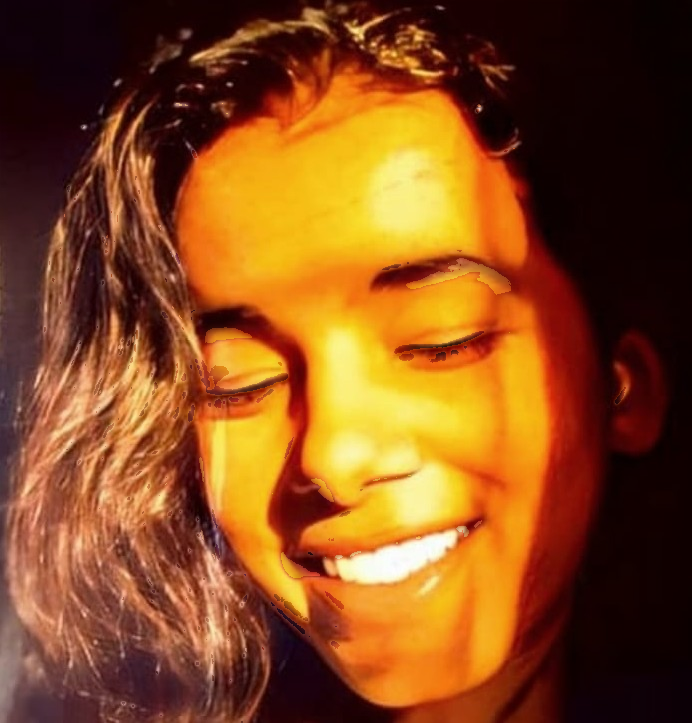
#> input picture corrected.jpg, 692 x 723 px, given in place of original.png, which was not available
$ python correct_eyes.py   (older library calls are emulated)
#> lines starting #> are read from the running program, lines starting #| are printed output that depends on the picture; after the words box and inside, x2 and y2 are one past the last pixel; in counts of white or black regions, pixels touching at a corner belong together; pictures that were not available may be replaced by others from this repository, and a replacement may not be noted
# [98 lines of commented-out code are left out]


import cv2
import numpy as np
from PIL import Image

def load_image(image_path):
    return cv2.cvtColor(np.array(Image.open(image_path).convert("RGB")), cv2.COLOR_RGB2BGR)

def detect_eyes(face_image):
    gray = cv2.cvtColor(face_image, cv2.COLOR_BGR2GRAY)
    gray = np.uint8(gray)  # Ensure grayscale image is in 8-bit format

    face_cascade = cv2.CascadeClassifier(cv2.data.haarcascades + 'haarcascade_frontalface_default.xml')
    eye_cascade = cv2.CascadeClassifier(cv2.data.haarcascades + 'haarcascade_eye.xml')

    if face_cascade.empty() or eye_cascade.empty():
        raise RuntimeError("Error loading Haar cascades. Ensure OpenCV is installed with the haarcascades folder.")

    faces = face_cascade.detectMultiScale(gray, scaleFactor=1.3, minNeighbors=5, minSize=(50, 50))
    mask = np.zeros_like(gray, dtype=np.uint8)

    for (x, y, w, h) in faces:
        roi_gray = gray[y:y+h, x:x+w]
        roi_color = face_image[y:y+h, x:x+w]
        eyes = eye_cascade.detectMultiScale(roi_gray, scaleFactor=1.1, minNeighbors=10, minSize=(20, 20))
        for (ex, ey, ew, eh) in eyes:
            cv2.rectangle(mask, (x+ex, y+ey), (x+ex+ew, y+ey+eh), 255, -1)

    return mask

def generate_correction_video(original_path, warped_path, diff_map_path, output_video_path, lower=0, upper=100, fps=10):
#> called with output_video_path = 'correction_transition.mp4', lower = 0, upper = 100, fps = 10
    original = load_image(original_path).astype(np.float32)
    warped = load_image(warped_path).astype(np.float32)
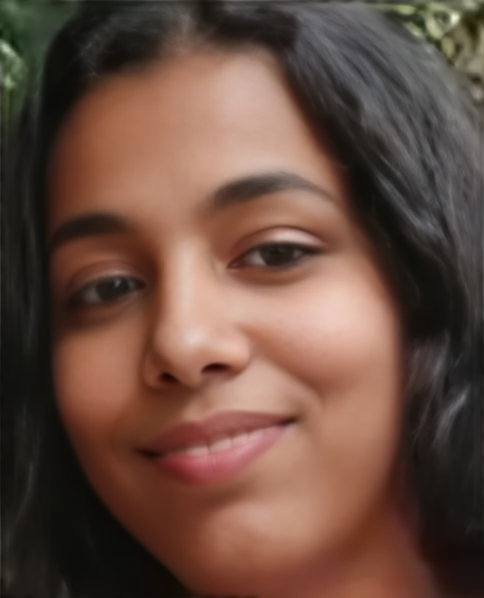
#> input picture corrected_eyes_0%.png, 484 x 598 px, given in place of average_image.png, which was not available
    diff_map = load_image(diff_map_path)

    # Convert difference map to grayscale for intensity values
    diff_gray = cv2.cvtColor(diff_map, cv2.COLOR_BGR2GRAY)
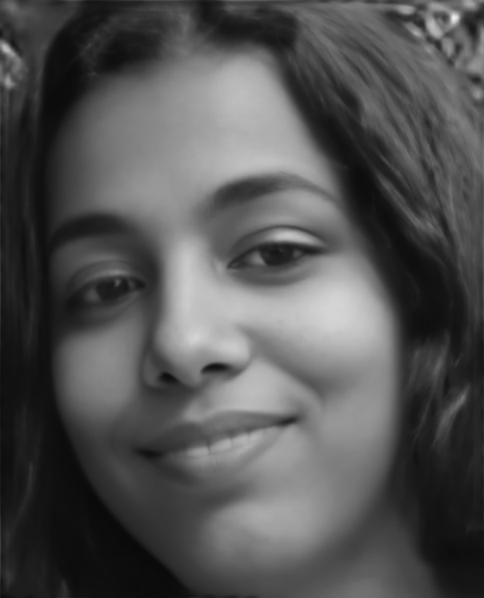
#> diff_gray: shape (598, 484); min 9, max 236, mean 83

    # Apply Gaussian blur to smooth the transition
    diff_gray = cv2.GaussianBlur(diff_gray, (11, 11), 5)

    # Detect eye regions
    eye_mask = detect_eyes(original)
#> in detect_eyes, `gray = cv2.cvtColor(face_image, cv2.COLOR_BGR2GRAY)`:
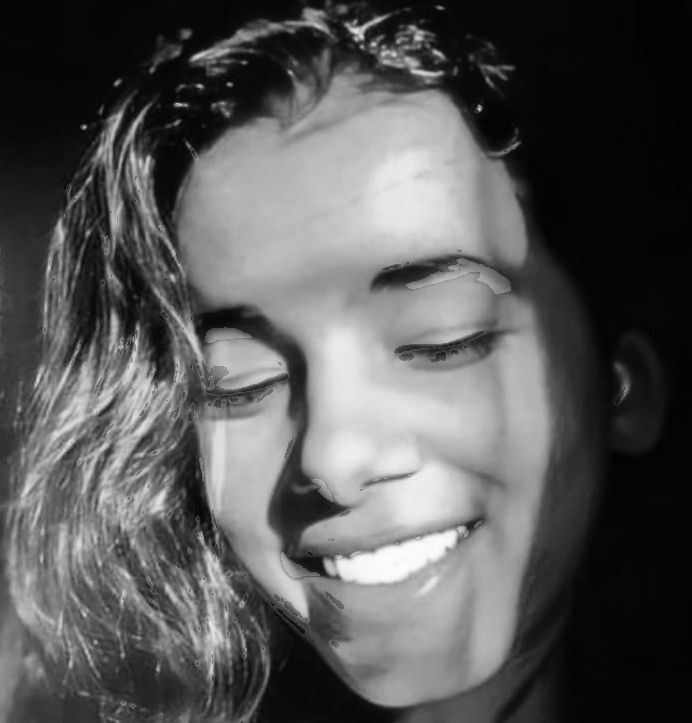
#> gray: shape (723, 692) float32; min 1.2, max 253.9, mean 88.5
#> in detect_eyes, `faces = face_cascade.detectMultiScale(gray, scaleFactor=1.3, minNeighb..`: faces = [[65, 112, 543, 543]]
#> the loop in detect_eyes, `for (x, y, w, h) in faces:` made 1 pass
#> (x, y, w, h, eyes) on pass 1: (65, 112, 543, 543, [[405, 351, 38, 38], [385, 396, 38, 38]])
#> pass 1, in detect_eyes, `roi_gray = gray[y:y+h, x:x+w]`:
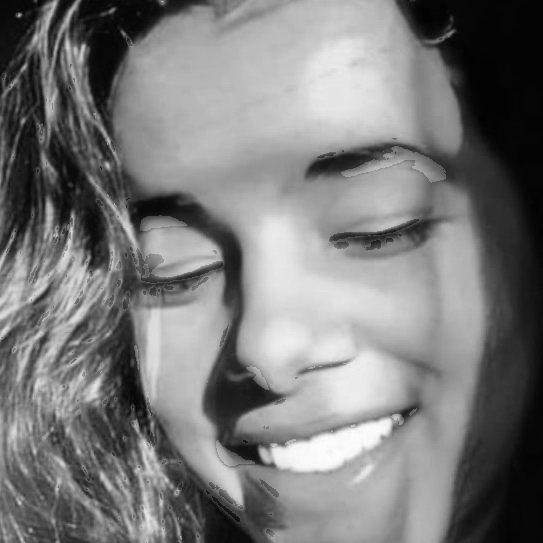
#> roi_gray: shape (543, 543); min 1, max 253, mean 121.7
#> pass 1, in detect_eyes, `roi_color = face_image[y:y+h, x:x+w]`:
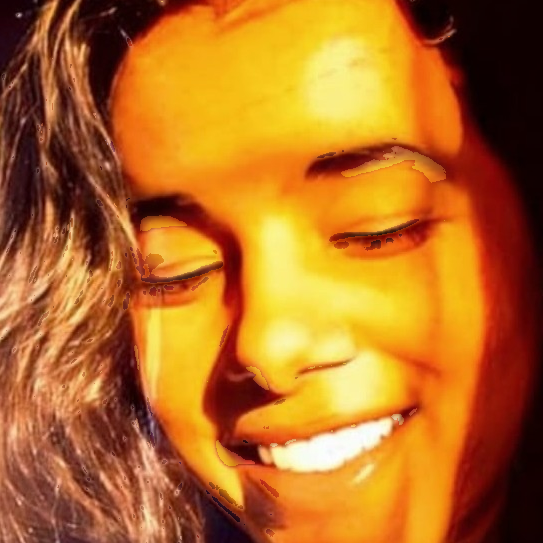
#> roi_color: shape (543, 543, 3) float32; mean B, G, R 35.4, 109.1, 181
#> after the loop in detect_eyes, `for (x, y, w, h) in faces:`:
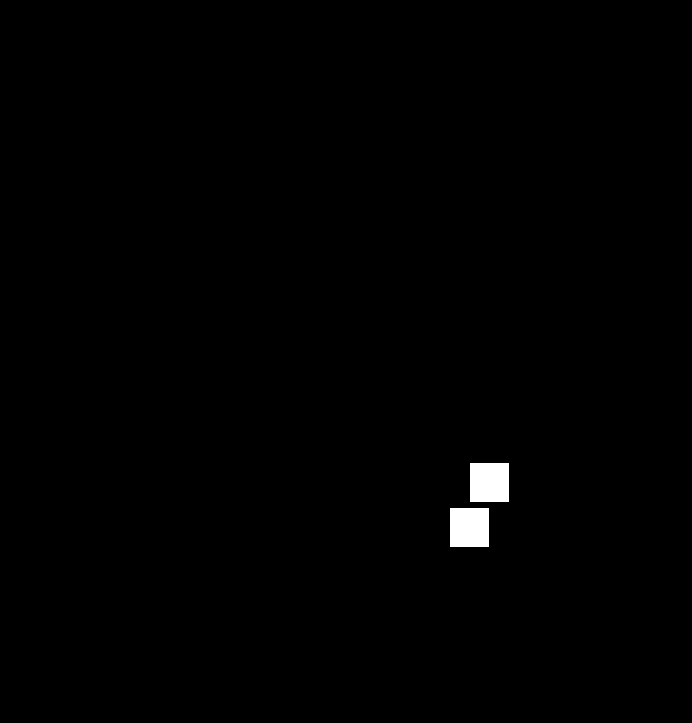
#> mask: shape (723, 692); 0.61% white; 2 white regions, box (x1, y1, x2, y2) and area: (470, 463, 509, 502) 1521, (450, 508, 489, 547) 1521
    eye_mask = cv2.GaussianBlur(eye_mask, (11, 11), 5) / 255.0  # Normalize mask

    height, width, _ = original.shape
#> height = 723; width = 692
    fourcc = cv2.VideoWriter_fourcc(*'mp4v')
#> fourcc = 1983148141
    out = cv2.VideoWriter(output_video_path, fourcc, fps, (width, height))

    for threshold in range(lower, upper + 1):
        # Apply threshold before normalization
        _, diff_thresh = cv2.threshold(diff_gray, threshold, 255, cv2.THRESH_TOZERO)

        # Normalize difference map to keep meaningful variations
        diff_norm = cv2.normalize(diff_thresh, None, 0, 1, cv2.NORM_MINMAX, dtype=cv2.CV_32F)

        # Smooth the blending by applying a soft mask with higher precision
        diff_norm = cv2.GaussianBlur(diff_norm, (11, 11), 5)

        # Apply correction only in the eye regions
        final_mask = diff_norm * eye_mask
        corrected = warped + (original - warped) * final_mask[:, :, np.newaxis]
        corrected = np.clip(corrected, 0, 255).astype(np.uint8)

        # Save 0% threshold image
        if threshold == 0:
            corrected_image = Image.fromarray(cv2.cvtColor(corrected, cv2.COLOR_BGR2RGB))
            corrected_image.save("corrected_eyes_0%.png", format="PNG")

        # Overlay percentage text on the image
        frame = cv2.putText(
            corrected, f"Threshold: {threshold} %", (50, height - 50),
            cv2.FONT_HERSHEY_SIMPLEX, 1, (255, 255, 255), 2, cv2.LINE_AA
        )

        out.write(frame)
#> this loop made 1 pass
#> pass 1, in generate_correction_video, `diff_norm = cv2.normalize(diff_thresh, None, 0, 1, cv2.NORM_MINMAX, dt..`:
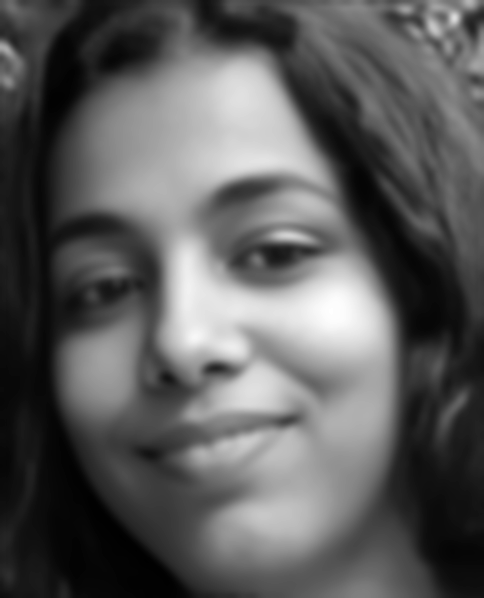
#> diff_norm: shape (598, 484) float32; min -9.31e-10, max 1, mean 0.361; drawn with min black and max white

    out.release()
    print(f"Video saved at {output_video_path}")

# Example Usage
#> (the run stopped early here; a loop or call above may not have finished)
